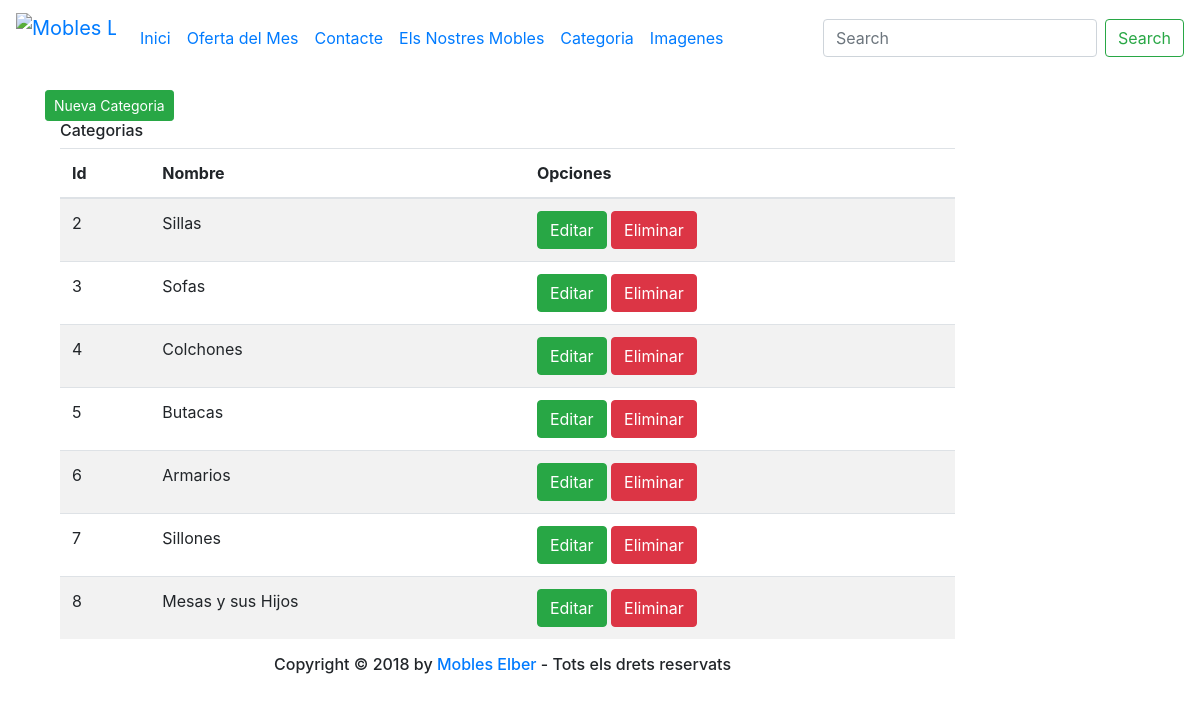
Before: /muebles/categorias/ with the older database file.
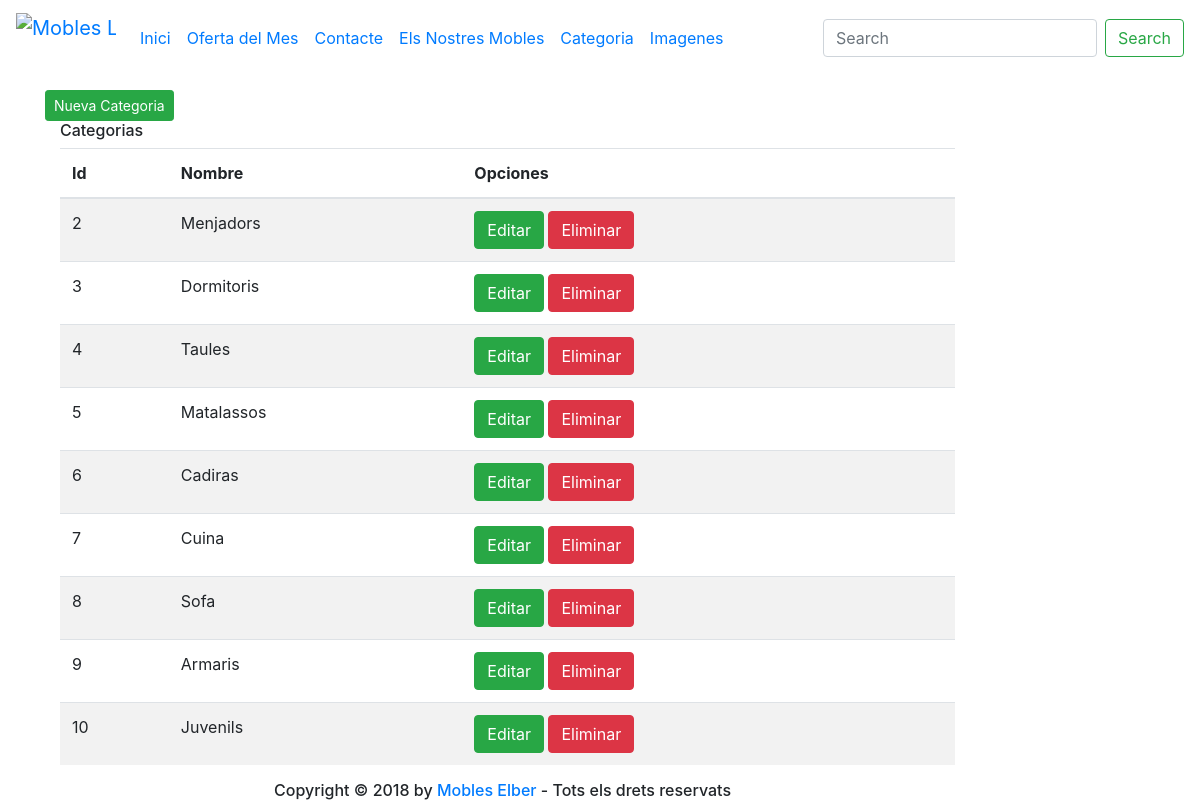
After: the same page with the newer database file.
### muebles/models.py (models this page shows, shortened)
class Categoria (models.Model):
    id = models.AutoField(primary_key = True, unique = True)
    nombre_categoria = models.CharField(max_length=(100),help_text="Nombre de la categoria")

### muebles/views.py (the view)
def vercategorias(request):
    categorias = Categoria.objects.all()
    return render(request, 'muebles/categorias.html', {'categorias': categorias})

### muebles/templates/muebles/categorias.html (shortened to what this page needs)
{%extends 'base.html' %}
{%block content%}
    <div class="row">
        <div class="col-md-12">
            <div class="col-lg-12">
                <div class="text-right row">
                    <a href="{% url 'muebles:nueva_categoria'%}" class="btn btn-sm btn-success text-right"> Nueva Categoria</a>
                </div>
                <h6 class="description">Categorias</h6>
                <div class="row pt-md">
                    {% if categorias %}
                        <div class="col-xs-10 col-xs-offset-1 col-sm-10 col-sm-offset-1">
                            <table class="table table-striped">
                                <thead>
                                <tr>
                                    <th>Id</th>
                                    <th>Nombre</th>
                                    <th>Opciones</th>
                                </tr>
                                </thead>
                                <tbody>
                                {% for categoria in categorias %}
                                    <tr>
                                        <td> {{ categoria.id }}</td>
                                        <td> {{ categoria.nombre_categoria}}</td>
                                        <td><a class="btn btn-success" role="button" href="{% url 'muebles:editar_categoria' categoria.id %}">Editar</a> <a class="btn btn-danger" role="button" href="{% url 'muebles:eliminar_categoria' categoria.id %}">Eliminar</a> </td>
                                    </tr>
                                {% endfor %}
                                </tbody>
                            </table>
                        </div>
                    {% else %}
                        <p>No hay Tags </p>
                    {% endif %}
                </div>
            </div>
        </div>
    </div>
{%endblock%}

### templates/base.html (shortened to what this page needs)
{% load staticfiles %}
<!DOCTYPE html>
<html lang="es">
    <head>
        <link rel="stylesheet" href="https://stackpath.bootstrapcdn.com/bootstrap/4.1.1/css/bootstrap.min.css">
    </head>
    <body>
        <header>
            <nav class="navbar-expand-lg navbar fixed-top navbar-ligth" style="background-color: #fff;}">
                <a class="navbar-brand" href="{% url 'index' %}">
                    <img src="http://127.0.0.1:8000/media/imagenes/logo2E.png" width="100" height="50" class="d-inline-block align-top" alt="Mobles La Paloma">
                </a>
                <div class="collapse navbar-collapse" id="navbarSupportedContent">
                    <ul class="navbar-nav mr-auto">
                        <li class="nav-item active">
                            <a class="nav-link" href="{% url 'index' %}">Inici <span class="sr-only">(current)</span></a>
                        </li>
                        <li class="nav-item">
                            <a class="nav-link" href="{% url 'oferta' %}">Oferta del Mes</a>
                        </li>
                        <li class="nav-item">
                            <a class="nav-link" href="{% url 'contacte' %}">Contacte</a>
                        </li>
                        <li class="nav-item">
                            <a class="nav-link" href="{% url 'muebles:ver_muebles' %}">Els Nostres Mobles</a>
                        </li>
                        <li class="nav-item">
                            <a class="nav-link" href="{% url 'muebles:ver_categorias' %}">Categoria</a>
                        </li>
                        <li>
                            <a class="nav-link" href="{% url 'muebles:ver_imagenes' %}"> Imagenes </a>
                        </li>
                    </ul>
                    <form class="form-inline my-2 my-lg-0">
                        <input class="form-control mr-sm-2" type="search" placeholder="Search" aria-label="Search">
                        <button class="btn btn-outline-success my-2 my-sm-0" type="submit">Search</button>
                    </form>
                </div>
            </nav>
        </header>
        <div class="container" style="padding-top: 90px;">
        {% block content %}
        {% endblock %}
        </div>
        <footer>
            <div class=" container-fluid">
                <div class="col-md-10 col-md-offset-1 text-center">
                    <h6>Copyright © 2018  by <a href="http://127.0.0.1:8000" target="_blank">Mobles
                    Elber</a> - Tots els drets reservats </h6>
                </div>
            </div>
        </footer>
    </body>
</html>

Changed rows visible on the page:
changed Categoria id 2: nombre_categoria "Sillas" → "Menjadors"
changed Categoria id 3: nombre_categoria "Sofas" → "Dormitoris"
changed Categoria id 4: nombre_categoria "Colchones" → "Taules"
changed Categoria id 5: nombre_categoria "Butacas" → "Matalassos"
changed Categoria id 6: nombre_categoria "Armarios" → "Cadiras"
changed Categoria id 7: nombre_categoria "Sillones" → "Cuina"
changed Categoria id 8: nombre_categoria "Mesas y sus Hijos" → "Sofa"
added Categoria: id "9", nombre_categoria "Armaris"
added Categoria: id "10", nombre_categoria "Juvenils"
